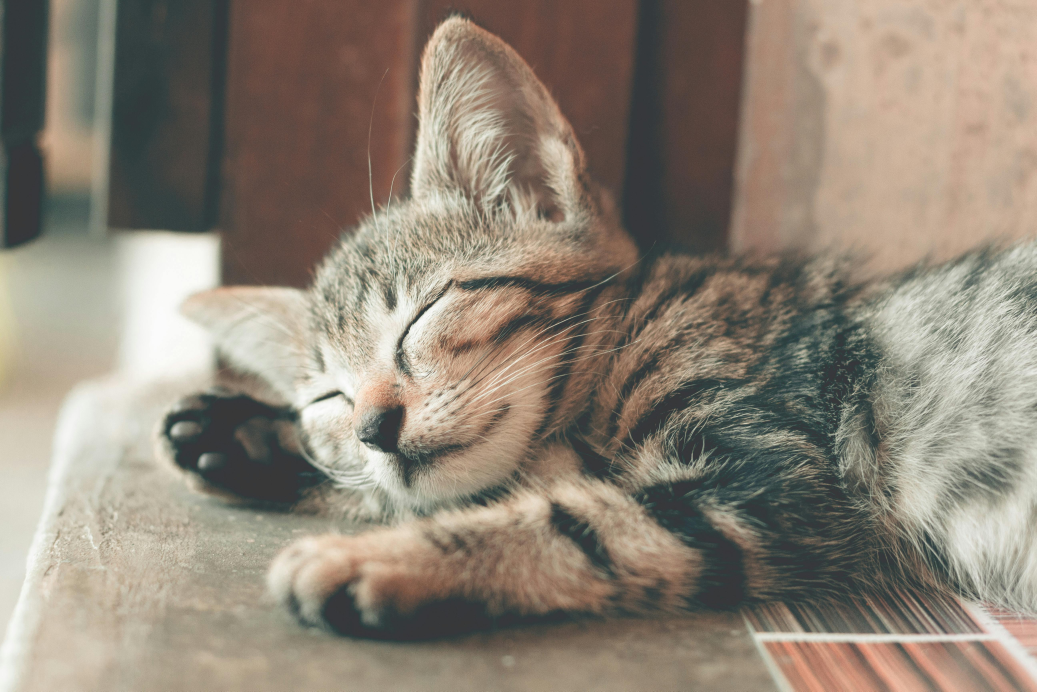
#> input picture c1.jpg, 5184 x 3456 px (shown at 1/5 size)
$ python 02_Blending_Croping.py
#> lines starting #> are read from the running program, lines starting #| are printed output that depends on the picture
from PIL import Image
import numpy as np

# Paths to the images
image1_path = "c1.jpg"
image2_path = "c2.jpg"

# Open the images
img1 = Image.open(image1_path).convert("RGBA")
img2 = Image.open(image2_path).convert("RGBA")
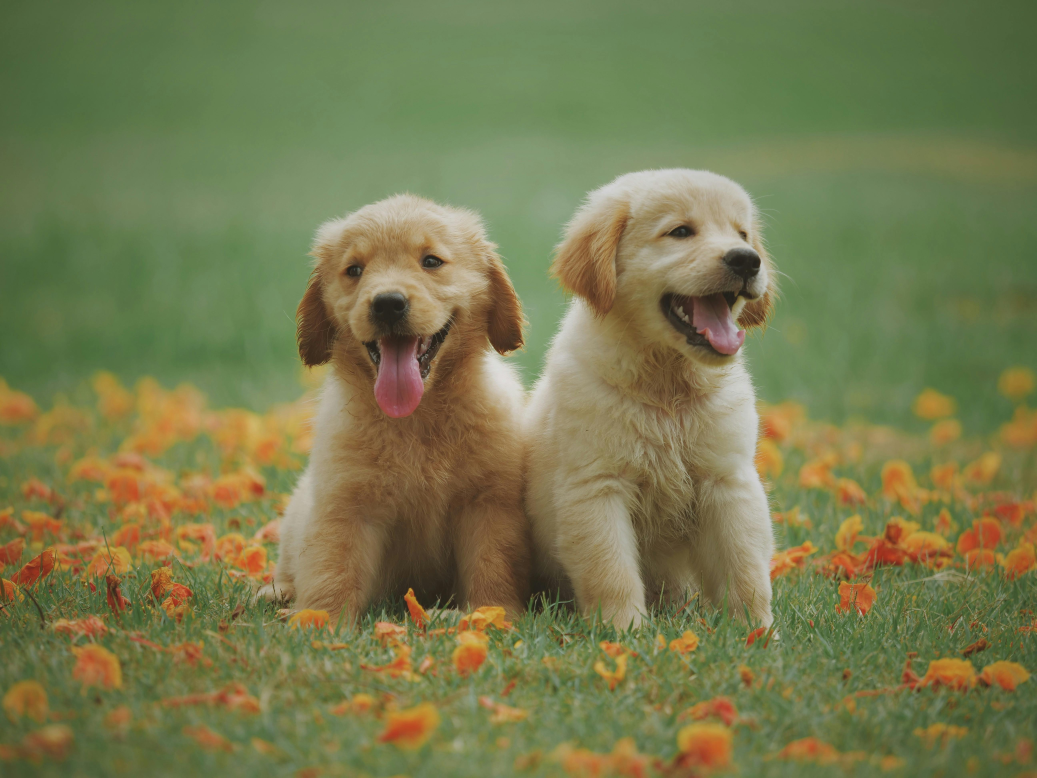
#> input picture c2.jpg, 5184 x 3888 px (shown at 1/5 size)

# Resize the second image to match the size of the first image
img2 = img2.resize(img1.size)
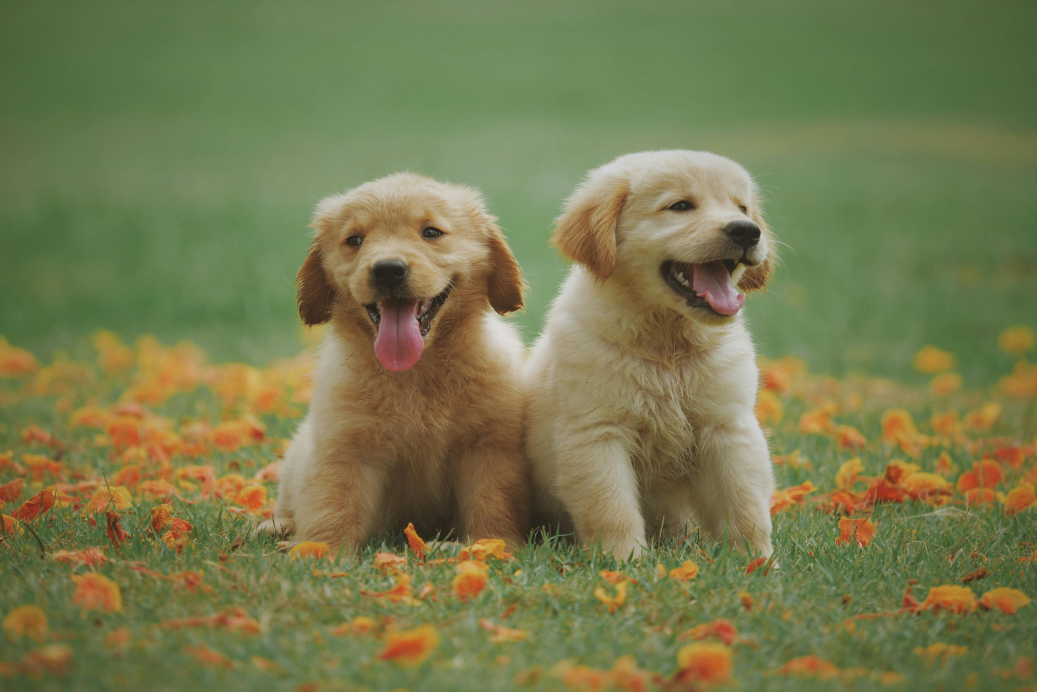
#> img2: PIL image 5184x3456 RGBA (shown at 1/5 size); mean R, G, B, A 119.3, 122, 78.3, 255

# Convert images to NumPy arrays
arr1 = np.array(img1)
arr2 = np.array(img2)

# Blend the images (50% each)
blended_arr = ((arr1 * 0.5) + (arr2 * 0.5)).astype(np.uint8)
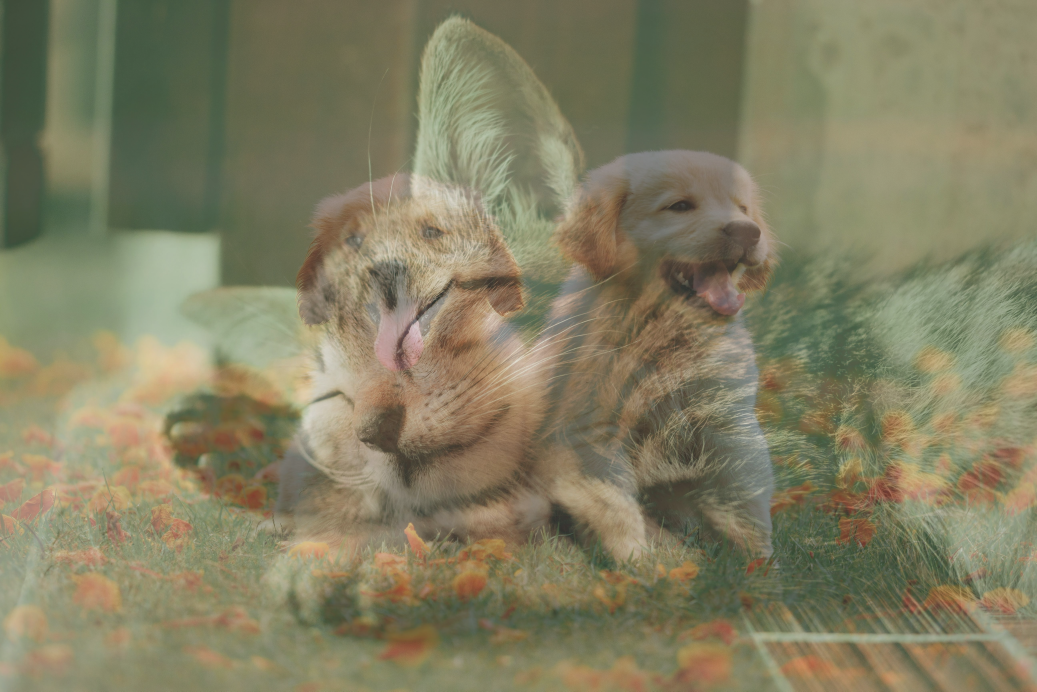
#> blended_arr: shape (3456, 5184, 4) (shown at 1/5 size); mean R, G, B, A 130.7, 127, 98.4, 255
blended_img = Image.fromarray(blended_arr, "RGBA")

# Save and display the blended image
blended_img.show()
blended_img.save("blended_image.png")

# Crop the blended image
crop_box = (50, 50, 300, 300)  # (left, top, right, bottom)
cropped_img = blended_img.crop(crop_box)
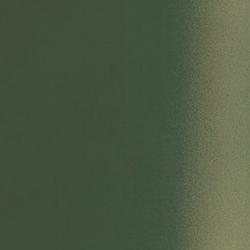
#> cropped_img: PIL image 250x250 RGBA; mean R, G, B, A 76.5, 89.3, 67.9, 255

# Save and display the cropped image
cropped_img.show()
cropped_img.save("cropped_image.png")
